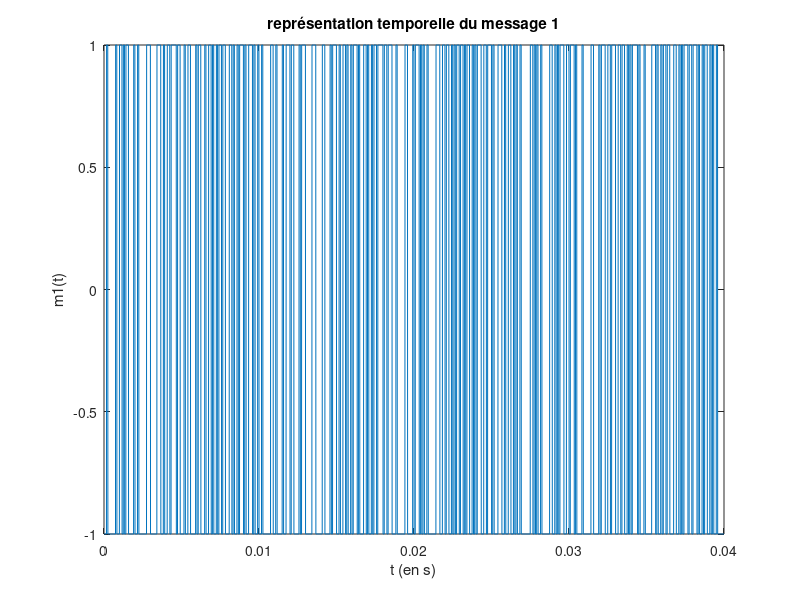
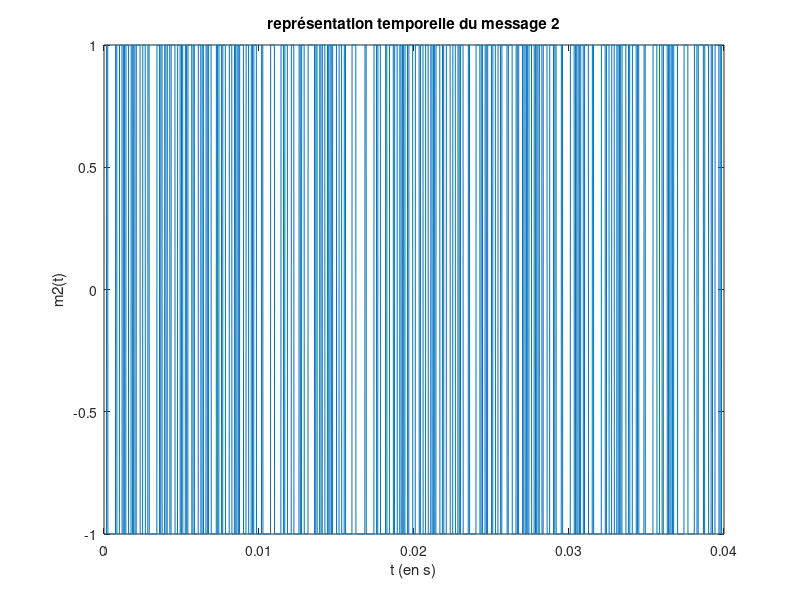
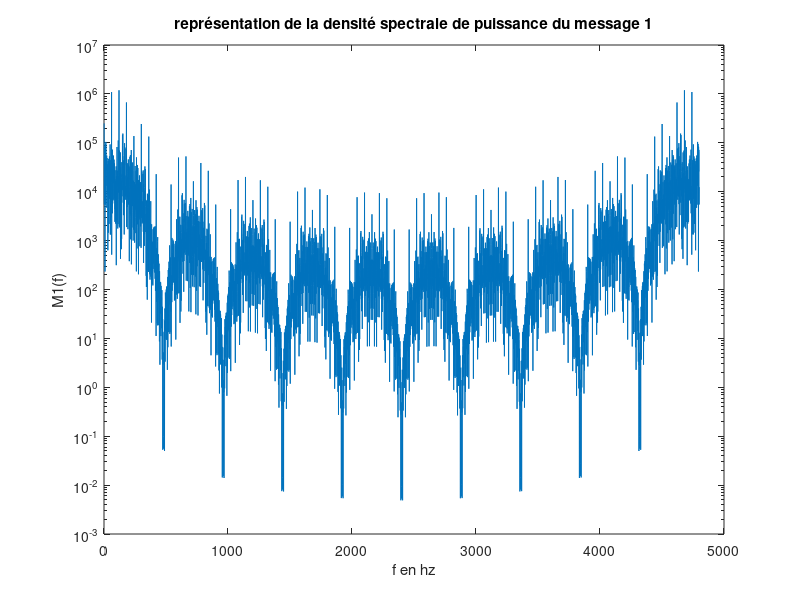
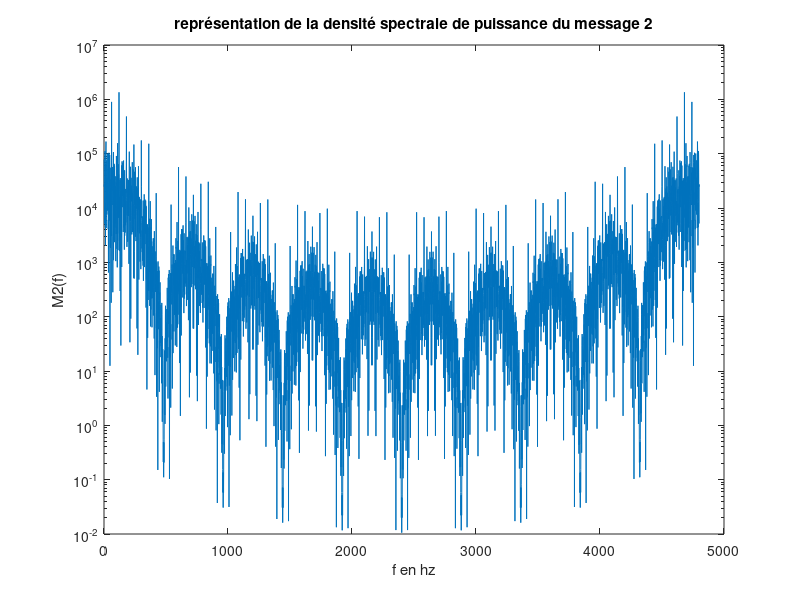

Write the MATLAB code that produced these figures, in order. (Note: this script raises an error after producing the figures.)
close all
clear all
load donnees1;
load donnees2;
%% Constante utilisée dans le tout le code
N = length(bits_utilisateur1);
fe = 120000;
Te = 1/fe;
Ns = 10;
Ts = Ns*Te;
T = 0.04;
slot1 = 2;
slot2 = 5;
fp1 = 0;
fp2 = 46000;
%% 3.2.1 - Modulation bande base
% On calcule les signaux m1(t) et m2(t) à partir de la suite de bits
% fournie
m1 = kron(2*bits_utilisateur1 - 1, ones(1, Ns));
m2 = kron(2*bits_utilisateur2 - 1, ones(1, Ns));
figure
plot([0 : T/(N*Ns -1) : T], m1);
xlabel('t (en s)');
ylabel('m1(t)')
title('représentation temporelle du message 1')
figure
plot([0 : T/(N*Ns -1) : T], m2);
xlabel('t (en s)');
ylabel('m2(t)');
title('représentation temporelle du message 2')
% On calcule les densités spectrales de puissance des signaux m1(t) et m2(t)
M1 = (abs(fft(m1)).^2);
M2 = (abs(fft(m2)).^2);
figure
semilogy(M1);
xlabel('f en hz')
ylabel('M1(f)')
title('représentation de la densité spectrale de puissance du message 1')
figure
semilogy(M2);
xlabel('f en hz')
ylabel('M2(f)')
title('représentation de la densité spectrale de puissance du message 2')
%% 3.2.2 - Construction du signal MF-TDMA
% On génère les deux signaux de 5 slots et on y place les messages m1 et m2
m1_slot = zeros(1, 5*N*Ns);
m2_slot = zeros(1, 5*N*Ns);
m1_slot((slot1-1)*4800 : slot1*4800 - 1) = m1;
m2_slot((slot2-1)*4800 : slot2*4800 - 1) = m2;
figure
plot(m1_slot);
xlabel('t en s');
ylabel('m1_slot(t)');
title('Représentation du signal m1 dans son slot')
figure
plot(m2_slot);
xlabel('t en s');
ylabel('m2_slot(t)');
title('Représentation du signal m2 dans son slot')
% On place les messages précédemment construits sur leur fréquence porteuse
temps = [0: 5*T/(5*N*Ns - 1) :5*T];
x1 = m1_slot.*cos(2*pi*fp1*temps);
x2 = m2_slot.*cos(2*pi*fp2*temps);
% On somme les signaux dans leur slot pour former le signal complet
x = x1 + x2;
% On ajoute le bruit gaussien
SNR_db = 10;
Ps = mean(abs(x).^2);
SNR = 10^(SNR_db/10);
Pb = Ps/SNR;
Bruit = sqrt(Pb)*randn(1,length(x));
x = x + Bruit;
figure
plot([0 : 5*T/(5*N*Ns - 1) : 5*T], x);
xlabel('t en s');
ylabel('x(t)');
title('représentation temporelle du signal complet')
% On calcul la densité spectrale de puissance du signal complet
X = (abs(fft(x)).^2);
figure
semilogy(X);
xlabel('f en Hz');
ylabel('X(f)');
title('représentation de la densite spectrale de puissance du signal complet');
%% 4.1.1 - Synthèse du filtre pâsse-bas
% On implante le filtre passe-bas pour récupérer le signal x1
fc_bas = 10000/fe;
N_filtre = 101;
Ordre_N_filtre = [-(N_filtre-1)/2:1:(N_filtre-1)/2];
h_N_bas = 2 * fc_bas * sinc(2*fc_bas*Ordre_N_filtre);
retard = (N_filtre-1)/2;
y_bas = filter(h_N_bas,1,[x zeros(1, retard)]);
y_bas = y_bas(retard+1:end);
figure
plot(h_N_bas);
xlabel('t en s');
ylabel('h(t)')
title('représentation temporelle du filtre passe bas');
figure
semilogy(abs(fft(h_N_bas)).^2);
xlabel('f en Hz');
ylabel('H(f)')
title('représentation fréquentielle du filtre passe bas')
figure
semilogy(X);
hold on;
semilogy((abs(fft(y_bas)).^2),'g-');
xlabel('f en Hz');
ylabel('X(f) en bleu | Y(f) en vert')
title('densité spectrale de puissance du signal reçu et reponse fréquentielle du filtre passe bas')
%%  4.1.2 - Synthèse du filtre passe-haut
% On implante le filtre passe_haut pour récupérer le signal x2
fc_haut = 1000/fe;
h_N_haut = - h_N_bas;
h_N_haut((N_filtre-1)/2+1) = 1 - h_N_bas((N_filtre-1)/2+1);
y_haut = filter(h_N_haut,1,[x zeros(1, retard)]);
y_haut = y_haut(retard+1:end);
figure
plot(h_N_haut);
xlabel('t en s');
ylabel('h(t)')
title('représentation temporelle du filtre passe haut')
figure
semilogy((abs(fft(h_N_haut)).^2),'r-');
xlabel('f en Hz');
ylabel('H(f)');
title('représentation fréquentielle du filtre passe haut')
figure
semilogy(X);
hold on;
semilogy((abs(fft(y_haut)).^2),'g-');
semilogy((abs(fft(h_N_haut)).^2),'r-');
xlabel('f en Hz');
ylabel('X(f) en bleu | Y(f) en vert | H(f) en rouge')
title('représentation du signal reçu, du filtre passe haut et de la réponse')
%%   4.1.3 - Filtrage
figure
plot(y_haut);
xlabel('t en s');
ylabel('x2~(t)')
title('représentation du message filtré par le passe haut');
figure
plot(y_bas);
xlabel('t en s');
ylabel('x1~(t)')
title('représentation du message filtré par le passe bas')
%% 4.2 Retour en bande de base
y1 = y_bas.*cos(2*pi*fp1*temps);
y2 = y_haut.*cos(2*pi*fp2*temps);
fc_bb = 10000/fe;
h_N_bb = 2 * fc_bb * sinc(2*fc_bb*Ordre_N_filtre);
x1_retour_bande_base = filter(h_N_bb, 1, [y1 zeros(1, retard)]);
x2_retour_bande_base = filter(h_N_bb, 1, [y2 zeros(1, retard)]);
x1_retour_bande_base = x1_retour_bande_base(retard+1:end);
x2_retour_bande_base = x2_retour_bande_base(retard+1:end);
%% 4.3 - Detection du slot utile
E_slot1_1 = mean(abs(x1_retour_bande_base(1:4800)).^2);
E_slot2_1 = mean(abs(x1_retour_bande_base(4801:9600)).^2);
E_slot3_1 = mean(abs(x1_retour_bande_base(9601:14400)).^2);
E_slot4_1 = mean(abs(x1_retour_bande_base(14401:19200)).^2);
E_slot5_1 = mean(abs(x1_retour_bande_base(19201:24000)).^2);
E_retourne_1 = [E_slot1_1 E_slot2_1 E_slot3_1 E_slot4_1 E_slot5_1];
[~ , slot_signal_1] = max(E_retourne_1);
E_slot1_2 = mean(abs(x2_retour_bande_base(1:4800)).^2);
E_slot2_2 = mean(abs(x2_retour_bande_base(4801:9600)).^2);
E_slot3_2 = mean(abs(x2_retour_bande_base(9601:14400)).^2);
E_slot4_2 = mean(abs(x2_retour_bande_base(14401:19200)).^2);
E_slot5_2 = mean(abs(x2_retour_bande_base(19201:24000)).^2);
E_retourne = [E_slot1_2 E_slot2_2 E_slot3_2 E_slot4_2 E_slot5_2];
[~ , slot_signal_2] = max(E_retourne);
message1_retrouve = x1_retour_bande_base((slot_signal_1 - 1)*4800 + 1: slot_signal_1*4800);
message2_retrouve = x2_retour_bande_base((slot_signal_2 - 1)*4800 + 1: slot_signal_2*4800);
%% 5 - Démodulation bande de base
SignalFiltre_1=filter(ones(1,Ns),1,message1_retrouve) ;
SignalEchantillonne_1=SignalFiltre_1(Ns :Ns :end) ;
BitsRecuperes_1=(sign(SignalEchantillonne_1)+1)/2;
SignalFiltre_2=filter(ones(1,Ns),1,message2_retrouve) ;
SignalEchantillonne_2=SignalFiltre_2(Ns :Ns :end) ;
BitsRecuperes_2=(sign(SignalEchantillonne_2)+1)/2;
%% FINAL BIN TO STR
Message1 = bin2str(BitsRecuperes_1)
Message2 = bin2str(BitsRecuperes_2)

